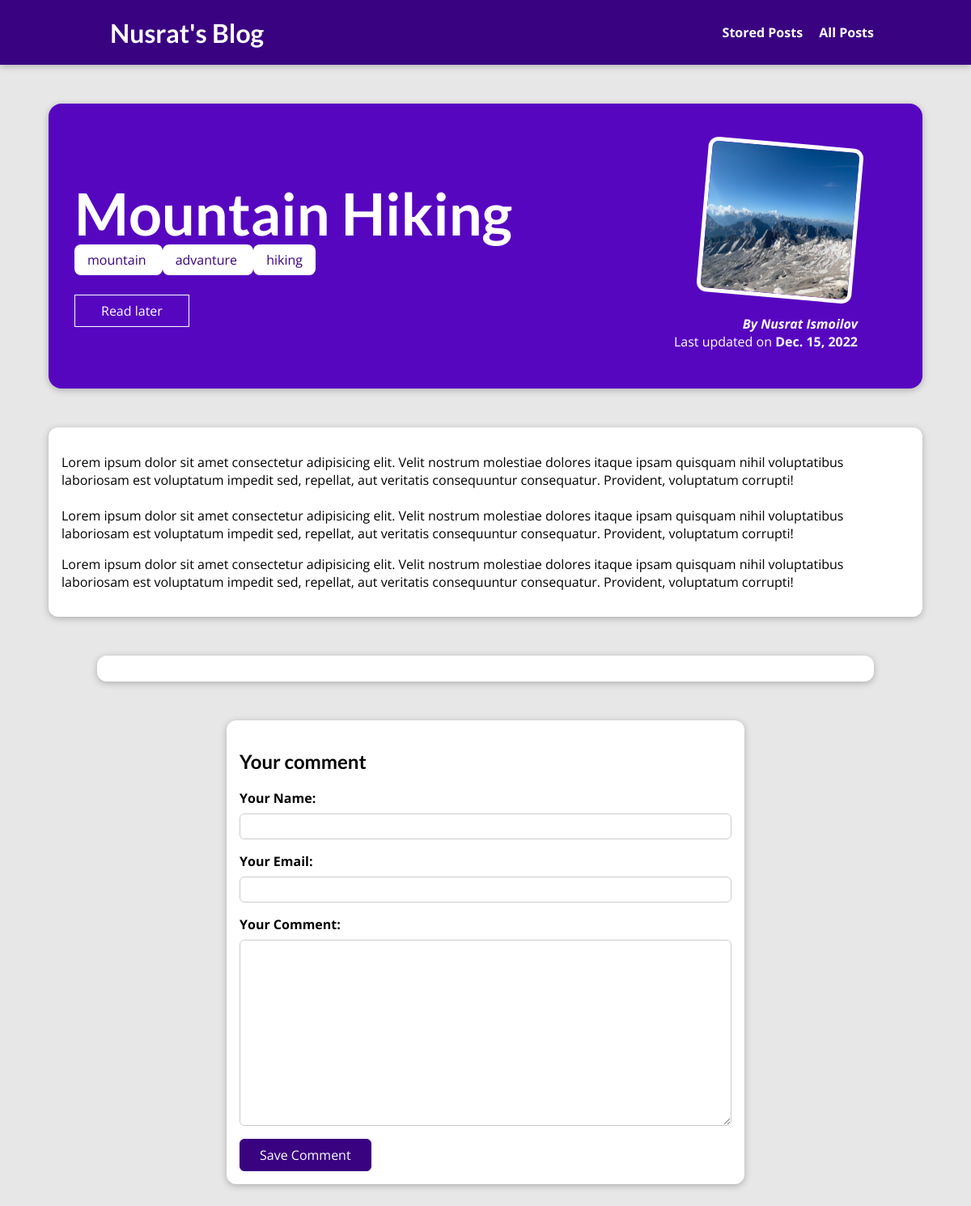
Page /posts/mountain-hiking on the earlier database version.
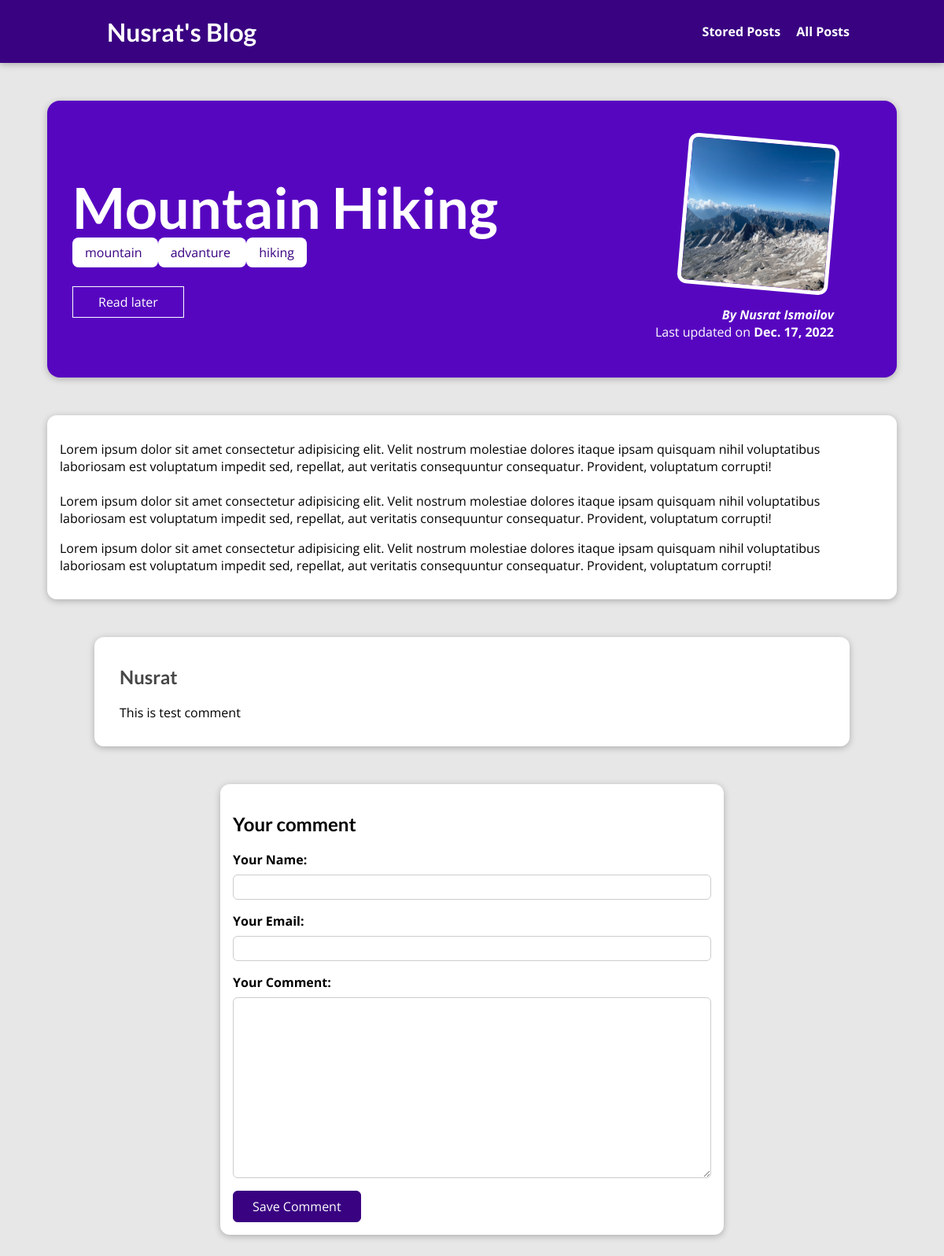
Same page on the later database version.
### blog/models.py (models this page shows, shortened)
class Post(models.Model):
    title = models.CharField(max_length=100)
    excerpt = models.CharField(max_length=200)
    image = models.ImageField(upload_to="posts", null=True)
    date = models.DateField(auto_now=True)
    slug = models.SlugField(unique=True, db_index=True)
    content = models.TextField(validators=[MinLengthValidator(10)])
    author = models.ForeignKey(
        Author, on_delete=models.SET_NULL, null=True, related_name='posts')
    tag = models.ManyToManyField(Tag)

class Tag(models.Model):
    caption = models.CharField(max_length=50)

class Author(models.Model):
    first_name = models.CharField(max_length=100)
    last_name = models.CharField(max_length=100)
    e_mail = models.EmailField(max_length=50)
    def full_name(self):
        return f"{self.first_name} {self.last_name}"
    def __str__(self):
        return self.full_name()

class Comment(models.Model):
    user_name = models.CharField(max_length=120)
    user_email = models.EmailField()
    text = models.TextField(max_length=400)
    post = models.ForeignKey(
        Post, on_delete=models.CASCADE, related_name="comments")

### blog/views.py (the view, shortened to what this page needs)
# urls.py: path("posts/<slug>", views.SinglePostView.as_view(), name="post-detail-page"),
class SinglePostView(View):
    def is_stored_posts(self, request, post_id):
        stored_posts = request.session.get("stored_posts")
        if stored_posts is not None:
            is_saved_for_later = post_id in stored_posts
        else:
            is_saved_for_later = False
        return is_saved_for_later
    def get(self, request, slug):
        post = Post.objects.get(slug=slug)
        all_comments = post.comments.all().order_by("-id")
        context = {
            "post": post,
            "post_tags": post.tag.all(),
            "comment_form": CommentForm(),
            "comments": all_comments,
            "saved_for_later": self.is_stored_posts(request, post.id)
        }
        return render(request, "blog/post-detail.html", context)

### blog/forms.py
class CommentForm(forms.ModelForm):
    class Meta:
        model = Comment
        exclude = ["post"]
        labels = {
            "user_name": "Your Name",
            "user_email": "Your Email",
            "text": "Your Comment"
        }

### blog/templates/blog/post-detail.html (shortened to what this page needs)
{% extends 'base.html' %}
{% load static %}
{% block css_files %}
  <link rel="stylesheet" href="{% static "blog/post-detail.css" %}" />
{% endblock %}
{% block content %}
  <section id='summary'>
    <h2>{{post.title}}</h2>
    <div>
      {% for tag in post_tags %}
      <span class="tag"> {{ tag.caption }} </span>
      {%endfor%}
    </div>
    <div id='read-later'>
      <form action="{% url "read-later"  %}" method="POST">
        <button>
          {% if saved_for_later %}
            Remove from "Read Later" List
          {% else %}
            Read later
          {% endif %}
        </button>
      </form>
    </div>
    <article>
        <img src={{ post.image.url }} alt="{{post.title}}" />
        <address> By <a href="mailto:{{post.author.e_mail}}"> {{post.author}} </a> </address>
        <div>
            Last updated on <time>{{post.date}}</time>
        </div>
    </article>
  </section>
  <main>
    {{post.content|linebreaks}}
  </main>
  <section id="comments">
    <ul>
      {% for comment in comments %}
        <li>
          <h2> {{ comment.user_name }} </h2>
          <p> {{ comment.text|linebreaks }} </p>
        </li>
      {% endfor %}
    </ul>
  </section>
  <section id="comment-form">
    <h2>Your comment</h2>
    <form action="{% url "post-detail-page" post.slug %}" method="POST">
      {% for form_field in comment_form %}
      <div class="form-control {% if form_field.errors %} invalid {%endif%} ">
        {{ form_field.label_tag }}
        {{ form_field }}
      </div>
      {% endfor %}
      <button>Save Comment</button>
    </form>
  </section>
{% endblock %}

### templates/base.html (shortened to what this page needs)
{%load static%}
<!DOCTYPE html>
<html lang="en">
<head>
    <link rel="stylesheet" href="{% static "app.css" %}">
    {% block css_files %}{%endblock%}
</head>
<body>
  <header id="main-navigation">
    <h1><a href="{% url "starting-page" %}">Nusrat's Blog</a></h1>
    <nav>
        <a href="{% url "read-later" %}">Stored Posts</a>
        <a href="{% url "posts-page" %}">All Posts</a>
    </nav>
  </header>
    {% block content %}
    {% endblock %}
</body>
</html>

### static/app.css (style rules this page uses)
* { box-sizing: border-box; }
html { font-family: 'Open Sans', 'Lato', sans-serif; }
body { margin: 0; }
h1, h2, h3 { font-family: 'Lato', sans-serif; font-weight: bold; }
#main-navigation { width: 100%; height: 5rem; display: flex; justify-content: space-between; align-items: center; padding: 0 10%; position: absolute; top: 0; left: 0; }
#main-navigation a { text-decoration: none; color: white; font-weight: bold; margin-left: 1rem; }

### blog/static/blog/post-detail.css (style rules this page uses)
body { background-color: #e7e7e7; }
#main-navigation { background-color: #390281; box-shadow: 0 2px 8px rgba(0, 0, 0, 0.25); }
#summary { margin: 8rem auto 3rem auto; padding: 2rem; width: 90%; max-width: 90rem; border-radius: 16px; background-color: #5706c0; position: relative; box-shadow: 0 2px 8px rgba(0, 0, 0, 0.25); height: 22rem; }
#summary h2 { color: white; font-size: 4.5rem; margin-bottom: 0.25rem; }
#summary article { position: absolute; top: 2rem; right: 3rem; padding: 1rem 2rem; border-radius: 12px; text-align: right; color: white; }
#summary article img { width: 12rem; height: 12rem; border-radius: 12px; transform: rotateZ(5deg); border: 5px solid white; margin-bottom: 1rem; }
#summary address { font-weight: bold; }
#summary a { color: white; text-decoration: none; }
#summary time { font-weight: bold; }
#read-later { margin: 2rem 0; }
#read-later button { background-color: transparent; border: 1px solid white; padding: 0.5rem 2rem; font: inherit; color: white; cursor: pointer; }
main { width: 90%; max-width: 90rem; margin: 3rem auto; background-color: white; padding: 1rem; border-radius: 12px; box-shadow: 0 2px 8px rgba(0, 0, 0, 0.25); }
.tag { background-color: white; color: #390281; padding: 0.5rem 1rem; border-radius: 8px; }
#comment-form { margin: 3rem auto; width: 90%; max-width: 40rem; border-radius: 12px; background-color: white; box-shadow: 0 2px 8px rgba(0, 0, 0, 0.25); padding: 1rem; }
#comment-form button { font: inherit; background-color: #390281; color: white; border: 1px solid #390281; padding: 0.5rem 1.5rem; border-radius: 6px; cursor: pointer; }
.form-control { margin-bottom: 1rem; }
.form-control label { font-weight: bold; margin-bottom: 0.5rem; display: block; }
.form-control input, .form-control textarea { display: block; width: 100%; font: inherit; padding: 0.25rem; border-radius: 6px; border: 1px solid #ccc; }
#comments { margin: 3rem auto; width: 90%; max-width: 60rem; border-radius: 12px; background-color: white; box-shadow: 0 2px 8px rgba(0, 0, 0, 0.25); padding: 1rem 2rem; }
#comments ul { list-style: none; margin: 0; padding: 0; }
#comments li { margin-bottom: 1rem; border-bottom: 2px solid #ccc; }
#comments li:last-of-type { border-bottom: none; }
#comments h2 { color: #464646; }

Differences in the rows shown:
changed Post "Mountain Hiking": date "Dec. 15, 2022" → "Dec. 17, 2022"
added Comment: user_name "Nusrat", text "This is test comment"
